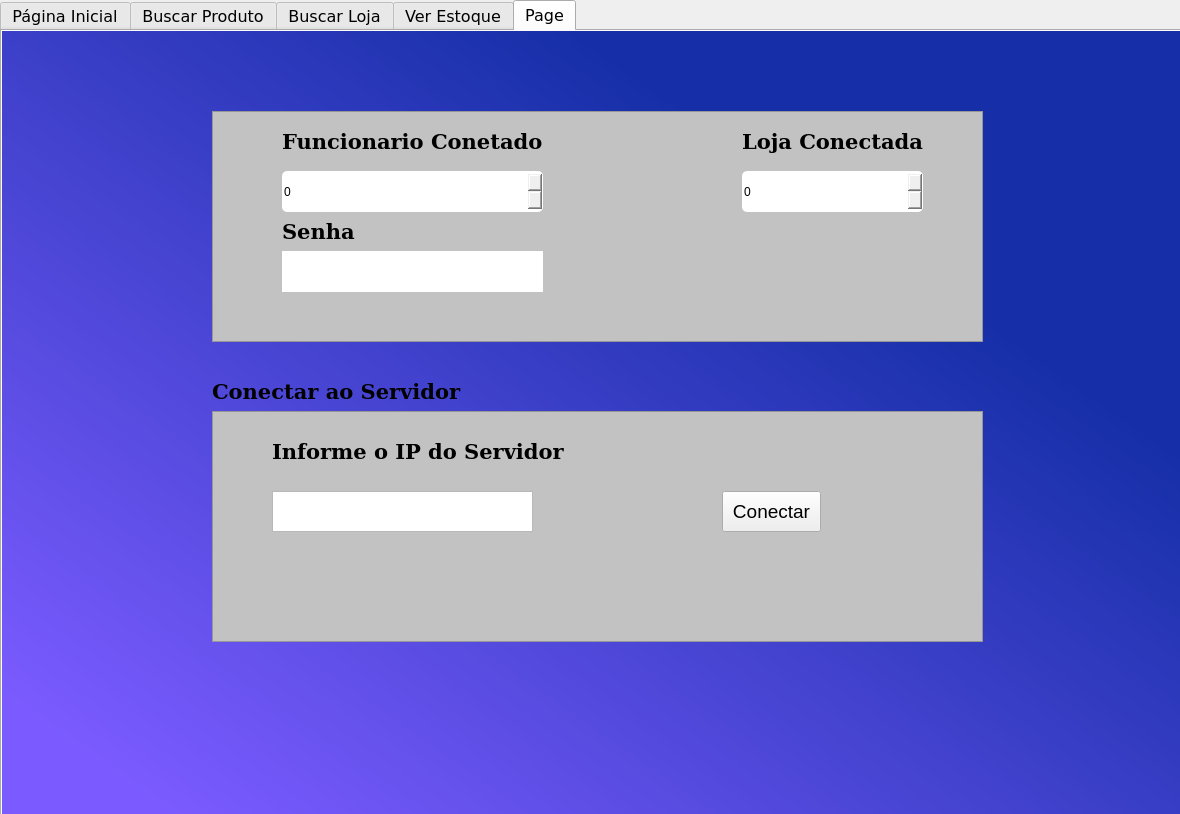
<?xml version="1.0" encoding="UTF-8"?>
<ui version="4.0">
 <class>ui_home</class>
 <widget class="QDialog" name="ui_home">
  <property name="geometry">
   <rect>
    <x>0</x>
    <y>0</y>
    <width>1180</width>
    <height>814</height>
   </rect>
  </property>
  <property name="windowTitle">
   <string>Dialog</string>
  </property>
  <property name="autoFillBackground">
   <bool>false</bool>
  </property>
  <widget class="QTabWidget" name="grafico">
   <property name="enabled">
    <bool>true</bool>
   </property>
   <property name="geometry">
    <rect>
     <x>0</x>
     <y>0</y>
     <width>1191</width>
     <height>861</height>
    </rect>
   </property>
   <property name="font">
    <font>
     <family>DejaVu Sans</family>
     <pointsize>12</pointsize>
    </font>
   </property>
   <property name="mouseTracking">
    <bool>false</bool>
   </property>
   <property name="layoutDirection">
    <enum>Qt::LeftToRight</enum>
   </property>
   <property name="currentIndex">
    <number>4</number>
   </property>
   <widget class="QWidget" name="pagina_inicial">
    <property name="font">
     <font>
      <family>Microsoft PhagsPa</family>
      <pointsize>14</pointsize>
     </font>
    </property>
    <property name="styleSheet">
     <string notr="true">#pagina_inicial{
background-color: qlineargradient(spread:pad, x1:0.095, y1:0.903, x2:0.994, y2:0.0113636, stop:0 rgba(123, 91, 255, 255), stop:0.716418 rgba(22, 47, 168, 255));
}</string>
    </property>
    <attribute name="title">
     <string>Página Inicial</string>
    </attribute>
    <widget class="QLabel" name="label">
     <property name="geometry">
      <rect>
       <x>80</x>
       <y>80</y>
       <width>191</width>
       <height>51</height>
      </rect>
     </property>
     <property name="font">
      <font>
       <family>Microsoft PhagsPa</family>
       <pointsize>16</pointsize>
      </font>
     </property>
     <property name="text">
      <string>MENU DE OPÇÕES</string>
     </property>
    </widget>
    <widget class="QPushButton" name="btn_cadastrar_loja">
     <property name="enabled">
      <bool>true</bool>
     </property>
     <property name="geometry">
      <rect>
       <x>80</x>
       <y>140</y>
       <width>241</width>
       <height>41</height>
      </rect>
     </property>
     <property name="font">
      <font>
       <family>Microsoft PhagsPa</family>
       <pointsize>16</pointsize>
      </font>
     </property>
     <property name="mouseTracking">
      <bool>false</bool>
     </property>
     <property name="styleSheet">
      <string notr="true">#btn_cadastrar_loja{
background-color:#ffffff;
border-radius: 5px;
}</string>
     </property>
     <property name="text">
      <string>Cadastra Loja</string>
     </property>
    </widget>
    <widget class="QPushButton" name="btn_cadastrar_funcionario">
     <property name="geometry">
      <rect>
       <x>80</x>
       <y>190</y>
       <width>241</width>
       <height>41</height>
      </rect>
     </property>
     <property name="font">
      <font>
       <family>Microsoft PhagsPa</family>
       <pointsize>16</pointsize>
      </font>
     </property>
     <property name="styleSheet">
      <string notr="true">#btn_cadastrar_funcionario{
background-color:#ffffff;
border-radius: 5px;
}</string>
     </property>
     <property name="text">
      <string>Cadastrar Funcionário</string>
     </property>
    </widget>
    <widget class="QPushButton" name="btn_cadastrar_produto">
     <property name="geometry">
      <rect>
       <x>80</x>
       <y>240</y>
       <width>241</width>
       <height>41</height>
      </rect>
     </property>
     <property name="font">
      <font>
       <family>Microsoft PhagsPa</family>
       <pointsize>16</pointsize>
      </font>
     </property>
     <property name="styleSheet">
      <string notr="true">#btn_cadastrar_produto{
background-color:#ffffff;
border-radius: 5px;
}</string>
     </property>
     <property name="text">
      <string>Cadastrar Produto</string>
     </property>
    </widget>
    <widget class="QLabel" name="label_2">
     <property name="geometry">
      <rect>
       <x>790</x>
       <y>50</y>
       <width>231</width>
       <height>61</height>
      </rect>
     </property>
     <property name="font">
      <font>
       <family>DejaVu Sans</family>
       <pointsize>16</pointsize>
       <weight>75</weight>
       <bold>true</bold>
      </font>
     </property>
     <property name="text">
      <string>Gráfico de Compras</string>
     </property>
    </widget>
    <widget class="QPushButton" name="btn_atualizar_dia">
     <property name="geometry">
      <rect>
       <x>810</x>
       <y>120</y>
       <width>151</width>
       <height>31</height>
      </rect>
     </property>
     <property name="font">
      <font>
       <family>Microsoft PhagsPa</family>
       <pointsize>16</pointsize>
      </font>
     </property>
     <property name="text">
      <string>Do dia</string>
     </property>
    </widget>
    <widget class="QPushButton" name="btn_atualizar_mes">
     <property name="geometry">
      <rect>
       <x>970</x>
       <y>120</y>
       <width>151</width>
       <height>31</height>
      </rect>
     </property>
     <property name="font">
      <font>
       <family>Microsoft PhagsPa</family>
       <pointsize>16</pointsize>
      </font>
     </property>
     <property name="text">
      <string>Do mês</string>
     </property>
    </widget>
    <widget class="QPushButton" name="btn_atualizar">
     <property name="geometry">
      <rect>
       <x>650</x>
       <y>120</y>
       <width>151</width>
       <height>31</height>
      </rect>
     </property>
     <property name="font">
      <font>
       <family>Microsoft PhagsPa</family>
       <pointsize>16</pointsize>
      </font>
     </property>
     <property name="text">
      <string>Atualizar</string>
     </property>
    </widget>
    <widget class="QWidget" name="gridLayoutWidget">
     <property name="geometry">
      <rect>
       <x>650</x>
       <y>170</y>
       <width>471</width>
       <height>381</height>
      </rect>
     </property>
     <layout class="QGridLayout" name="gridLayout"/>
    </widget>
    <widget class="QLabel" name="lb_loja_conect">
     <property name="geometry">
      <rect>
       <x>1090</x>
       <y>750</y>
       <width>67</width>
       <height>17</height>
      </rect>
     </property>
     <property name="text">
      <string/>
     </property>
    </widget>
   </widget>
   <widget class="QWidget" name="buscar_produto">
    <property name="styleSheet">
     <string notr="true">#buscar_produto{
background-color: qlineargradient(spread:pad, x1:0.095, y1:0.903, x2:0.994, y2:0.0113636, stop:0 rgba(123, 91, 255, 255), stop:0.716418 rgba(22, 47, 168, 255));
}</string>
    </property>
    <attribute name="title">
     <string>Buscar Produto</string>
    </attribute>
    <widget class="QLabel" name="label_12">
     <property name="geometry">
      <rect>
       <x>470</x>
       <y>100</y>
       <width>221</width>
       <height>41</height>
      </rect>
     </property>
     <property name="font">
      <font>
       <family>Microsoft PhagsPa</family>
       <pointsize>18</pointsize>
       <weight>75</weight>
       <bold>true</bold>
      </font>
     </property>
     <property name="text">
      <string>Buscar Produto</string>
     </property>
    </widget>
    <widget class="QLineEdit" name="txt_nome_produto">
     <property name="geometry">
      <rect>
       <x>560</x>
       <y>190</y>
       <width>201</width>
       <height>31</height>
      </rect>
     </property>
     <property name="font">
      <font>
       <family>Microsoft PhagsPa</family>
       <pointsize>16</pointsize>
      </font>
     </property>
     <property name="styleSheet">
      <string notr="true">#txt_nome_produto{
border-radius: 5px;
}</string>
     </property>
    </widget>
    <widget class="QLineEdit" name="txt_id_produto">
     <property name="geometry">
      <rect>
       <x>560</x>
       <y>280</y>
       <width>201</width>
       <height>31</height>
      </rect>
     </property>
     <property name="font">
      <font>
       <family>Microsoft PhagsPa</family>
       <pointsize>16</pointsize>
      </font>
     </property>
     <property name="styleSheet">
      <string notr="true">#txt_id_produto{
border-radius: 5px;
}</string>
     </property>
    </widget>
    <widget class="QFrame" name="frame_4">
     <property name="geometry">
      <rect>
       <x>200</x>
       <y>90</y>
       <width>801</width>
       <height>281</height>
      </rect>
     </property>
     <property name="styleSheet">
      <string notr="true">#frame_4{
background-color:rgb(194, 194, 194);
}</string>
     </property>
     <property name="frameShape">
      <enum>QFrame::StyledPanel</enum>
     </property>
     <property name="frameShadow">
      <enum>QFrame::Raised</enum>
     </property>
     <widget class="QPushButton" name="btn_buscar_produto">
      <property name="geometry">
       <rect>
        <x>690</x>
        <y>240</y>
        <width>91</width>
        <height>31</height>
       </rect>
      </property>
      <property name="font">
       <font>
        <pointsize>16</pointsize>
       </font>
      </property>
      <property name="styleSheet">
       <string notr="true">#btn_buscar_produto{
background-color:rgb(138, 226, 52);
border-radius: 5px;
}</string>
      </property>
      <property name="text">
       <string>Buscar</string>
      </property>
     </widget>
     <widget class="QLabel" name="label_13">
      <property name="geometry">
       <rect>
        <x>160</x>
        <y>100</y>
        <width>191</width>
        <height>31</height>
       </rect>
      </property>
      <property name="font">
       <font>
        <family>DejaVu Sans</family>
        <pointsize>14</pointsize>
       </font>
      </property>
      <property name="text">
       <string>Nome do Produto</string>
      </property>
     </widget>
     <widget class="QLabel" name="label_14">
      <property name="geometry">
       <rect>
        <x>160</x>
        <y>190</y>
        <width>161</width>
        <height>31</height>
       </rect>
      </property>
      <property name="font">
       <font>
        <family>DejaVu Sans</family>
        <pointsize>14</pointsize>
       </font>
      </property>
      <property name="text">
       <string>Identificador</string>
      </property>
     </widget>
     <widget class="QCheckBox" name="cb_nome_produto">
      <property name="geometry">
       <rect>
        <x>120</x>
        <y>110</y>
        <width>16</width>
        <height>17</height>
       </rect>
      </property>
      <property name="font">
       <font>
        <family>Microsoft PhagsPa</family>
        <pointsize>16</pointsize>
       </font>
      </property>
      <property name="text">
       <string/>
      </property>
     </widget>
     <widget class="QCheckBox" name="cb_id_produto">
      <property name="geometry">
       <rect>
        <x>120</x>
        <y>200</y>
        <width>16</width>
        <height>17</height>
       </rect>
      </property>
      <property name="font">
       <font>
        <family>Microsoft PhagsPa</family>
        <pointsize>16</pointsize>
       </font>
      </property>
      <property name="text">
       <string/>
      </property>
     </widget>
    </widget>
    <widget class="QWidget" name="layoutWidget">
     <property name="geometry">
      <rect>
       <x>170</x>
       <y>460</y>
       <width>801</width>
       <height>29</height>
      </rect>
     </property>
     <property name="font">
      <font>
       <family>Microsoft PhagsPa</family>
       <pointsize>16</pointsize>
      </font>
     </property>
     <layout class="QHBoxLayout" name="horizontalLayout"/>
    </widget>
    <widget class="QColumnView" name="cv_mostrar_produtos">
     <property name="geometry">
      <rect>
       <x>200</x>
       <y>490</y>
       <width>801</width>
       <height>192</height>
      </rect>
     </property>
     <property name="styleSheet">
      <string notr="true">#cv_mostrar_produtos{
border-radius: 5px;
}</string>
     </property>
    </widget>
    <widget class="QLabel" name="label_16">
     <property name="geometry">
      <rect>
       <x>402</x>
       <y>451</y>
       <width>196</width>
       <height>27</height>
      </rect>
     </property>
     <property name="font">
      <font>
       <family>Microsoft PhagsPa</family>
       <pointsize>16</pointsize>
      </font>
     </property>
     <property name="text">
      <string>Nome</string>
     </property>
    </widget>
    <widget class="QLabel" name="label_15">
     <property name="geometry">
      <rect>
       <x>201</x>
       <y>451</y>
       <width>195</width>
       <height>27</height>
      </rect>
     </property>
     <property name="font">
      <font>
       <family>Microsoft PhagsPa</family>
       <pointsize>16</pointsize>
      </font>
     </property>
     <property name="text">
      <string>Id</string>
     </property>
    </widget>
    <widget class="QLabel" name="label_18">
     <property name="geometry">
      <rect>
       <x>805</x>
       <y>451</y>
       <width>195</width>
       <height>27</height>
      </rect>
     </property>
     <property name="font">
      <font>
       <family>Microsoft PhagsPa</family>
       <pointsize>16</pointsize>
      </font>
     </property>
     <property name="text">
      <string>Preço Uni.</string>
     </property>
    </widget>
    <widget class="QLabel" name="label_17">
     <property name="geometry">
      <rect>
       <x>604</x>
       <y>451</y>
       <width>195</width>
       <height>27</height>
      </rect>
     </property>
     <property name="font">
      <font>
       <family>Microsoft PhagsPa</family>
       <pointsize>16</pointsize>
      </font>
     </property>
     <property name="text">
      <string>Quantidade</string>
     </property>
    </widget>
    <zorder>layoutWidget</zorder>
    <zorder>frame_4</zorder>
    <zorder>label_12</zorder>
    <zorder>txt_nome_produto</zorder>
    <zorder>txt_id_produto</zorder>
    <zorder>cv_mostrar_produtos</zorder>
    <zorder>label_16</zorder>
    <zorder>label_15</zorder>
    <zorder>label_18</zorder>
    <zorder>label_17</zorder>
   </widget>
   <widget class="QWidget" name="buscar_loja">
    <property name="styleSheet">
     <string notr="true">#buscar_loja{
background-color: qlineargradient(spread:pad, x1:0.095, y1:0.903, x2:0.994, y2:0.0113636, stop:0 rgba(123, 91, 255, 255), stop:0.716418 rgba(22, 47, 168, 255));
}</string>
    </property>
    <attribute name="title">
     <string>Buscar Loja</string>
    </attribute>
    <widget class="QLabel" name="label_25">
     <property name="geometry">
      <rect>
       <x>540</x>
       <y>110</y>
       <width>201</width>
       <height>41</height>
      </rect>
     </property>
     <property name="font">
      <font>
       <family>Ubuntu</family>
       <pointsize>20</pointsize>
       <weight>75</weight>
       <bold>true</bold>
      </font>
     </property>
     <property name="text">
      <string>Buscar Loja</string>
     </property>
    </widget>
    <widget class="QLabel" name="label_26">
     <property name="geometry">
      <rect>
       <x>350</x>
       <y>200</y>
       <width>161</width>
       <height>27</height>
      </rect>
     </property>
     <property name="font">
      <font>
       <family>DejaVu Sans</family>
       <pointsize>14</pointsize>
      </font>
     </property>
     <property name="text">
      <string>Nome da Filial</string>
     </property>
    </widget>
    <widget class="QLabel" name="label_27">
     <property name="geometry">
      <rect>
       <x>350</x>
       <y>260</y>
       <width>141</width>
       <height>27</height>
      </rect>
     </property>
     <property name="font">
      <font>
       <family>DejaVu Sans</family>
       <pointsize>14</pointsize>
      </font>
     </property>
     <property name="text">
      <string>Identificador</string>
     </property>
    </widget>
    <widget class="QCheckBox" name="cb_nome_filial">
     <property name="geometry">
      <rect>
       <x>271</x>
       <y>210</y>
       <width>16</width>
       <height>16</height>
      </rect>
     </property>
     <property name="text">
      <string/>
     </property>
    </widget>
    <widget class="QCheckBox" name="cb_id_loja">
     <property name="geometry">
      <rect>
       <x>271</x>
       <y>271</y>
       <width>16</width>
       <height>16</height>
      </rect>
     </property>
     <property name="text">
      <string/>
     </property>
    </widget>
    <widget class="QLineEdit" name="txt_nome_filial">
     <property name="geometry">
      <rect>
       <x>540</x>
       <y>200</y>
       <width>311</width>
       <height>33</height>
      </rect>
     </property>
     <property name="styleSheet">
      <string notr="true">#txt_nome_filial{
border-radius: 5px;
}</string>
     </property>
    </widget>
    <widget class="QFrame" name="frame">
     <property name="geometry">
      <rect>
       <x>229</x>
       <y>90</y>
       <width>741</width>
       <height>301</height>
      </rect>
     </property>
     <property name="styleSheet">
      <string notr="true">#frame{
background-color:rgb(194, 194, 194);
}</string>
     </property>
     <property name="frameShape">
      <enum>QFrame::StyledPanel</enum>
     </property>
     <property name="frameShadow">
      <enum>QFrame::Raised</enum>
     </property>
     <widget class="QPushButton" name="btn_buscar_loja">
      <property name="geometry">
       <rect>
        <x>620</x>
        <y>250</y>
        <width>91</width>
        <height>31</height>
       </rect>
      </property>
      <property name="font">
       <font>
        <family>DejaVu Sans</family>
        <pointsize>14</pointsize>
       </font>
      </property>
      <property name="styleSheet">
       <string notr="true">#btn_buscar_loja{
background-color:rgb(138, 226, 52);
border-radius: 5px;
}</string>
      </property>
      <property name="text">
       <string>Buscar</string>
      </property>
     </widget>
     <widget class="QSpinBox" name="sb_id_loja">
      <property name="geometry">
       <rect>
        <x>310</x>
        <y>170</y>
        <width>311</width>
        <height>41</height>
       </rect>
      </property>
      <property name="styleSheet">
       <string notr="true">#sb_id_loja{
border-radius: 5px;
}</string>
      </property>
      <property name="maximum">
       <number>1000</number>
      </property>
     </widget>
    </widget>
    <widget class="QColumnView" name="cv_mostrar_loja">
     <property name="geometry">
      <rect>
       <x>230</x>
       <y>480</y>
       <width>741</width>
       <height>192</height>
      </rect>
     </property>
     <property name="styleSheet">
      <string notr="true">#cv_mostrar_loja{
border-radius: 5px;
}</string>
     </property>
    </widget>
    <widget class="QLabel" name="label_28">
     <property name="geometry">
      <rect>
       <x>231</x>
       <y>431</y>
       <width>251</width>
       <height>31</height>
      </rect>
     </property>
     <property name="font">
      <font>
       <family>Ubuntu</family>
       <pointsize>14</pointsize>
      </font>
     </property>
     <property name="text">
      <string>Id</string>
     </property>
    </widget>
    <widget class="QLabel" name="label_29">
     <property name="geometry">
      <rect>
       <x>484</x>
       <y>431</y>
       <width>481</width>
       <height>31</height>
      </rect>
     </property>
     <property name="font">
      <font>
       <family>Ubuntu</family>
       <pointsize>14</pointsize>
      </font>
     </property>
     <property name="text">
      <string>Nome</string>
     </property>
    </widget>
    <zorder>label_28</zorder>
    <zorder>label_29</zorder>
    <zorder>frame</zorder>
    <zorder>label_25</zorder>
    <zorder>label_26</zorder>
    <zorder>label_27</zorder>
    <zorder>cb_nome_filial</zorder>
    <zorder>cb_id_loja</zorder>
    <zorder>txt_nome_filial</zorder>
    <zorder>cv_mostrar_loja</zorder>
   </widget>
   <widget class="QWidget" name="ver_estoque">
    <property name="styleSheet">
     <string notr="true">#ver_estoque{
background-color: qlineargradient(spread:pad, x1:0.095, y1:0.903, x2:0.994, y2:0.0113636, stop:0 rgba(123, 91, 255, 255), stop:0.716418 rgba(22, 47, 168, 255));
}</string>
    </property>
    <attribute name="title">
     <string>Ver Estoque</string>
    </attribute>
    <widget class="QLabel" name="label_19">
     <property name="geometry">
      <rect>
       <x>280</x>
       <y>110</y>
       <width>111</width>
       <height>31</height>
      </rect>
     </property>
     <property name="font">
      <font>
       <family>DejaVu Sans</family>
       <pointsize>14</pointsize>
      </font>
     </property>
     <property name="text">
      <string>Id da Loja</string>
     </property>
    </widget>
    <widget class="QCheckBox" name="cb_nome_prod_estoque">
     <property name="geometry">
      <rect>
       <x>251</x>
       <y>79</y>
       <width>16</width>
       <height>16</height>
      </rect>
     </property>
     <property name="font">
      <font>
       <family>Microsoft PhagsPa</family>
       <pointsize>16</pointsize>
      </font>
     </property>
     <property name="text">
      <string/>
     </property>
    </widget>
    <widget class="QLabel" name="label_20">
     <property name="geometry">
      <rect>
       <x>280</x>
       <y>70</y>
       <width>191</width>
       <height>24</height>
      </rect>
     </property>
     <property name="font">
      <font>
       <family>DejaVu Sans</family>
       <pointsize>14</pointsize>
      </font>
     </property>
     <property name="text">
      <string>Nome do Produto</string>
     </property>
    </widget>
    <widget class="QCheckBox" name="cb_id_loja_estoque">
     <property name="geometry">
      <rect>
       <x>250</x>
       <y>120</y>
       <width>70</width>
       <height>17</height>
      </rect>
     </property>
     <property name="font">
      <font>
       <family>Microsoft PhagsPa</family>
       <pointsize>16</pointsize>
      </font>
     </property>
     <property name="text">
      <string/>
     </property>
    </widget>
    <widget class="QFrame" name="frame_2">
     <property name="geometry">
      <rect>
       <x>170</x>
       <y>40</y>
       <width>931</width>
       <height>171</height>
      </rect>
     </property>
     <property name="styleSheet">
      <string notr="true">#frame_2{
background-color:rgb(194, 194, 194);
}</string>
     </property>
     <property name="frameShape">
      <enum>QFrame::StyledPanel</enum>
     </property>
     <property name="frameShadow">
      <enum>QFrame::Raised</enum>
     </property>
     <widget class="QLineEdit" name="txt_nome_produto_estoque">
      <property name="geometry">
       <rect>
        <x>310</x>
        <y>30</y>
        <width>431</width>
        <height>30</height>
       </rect>
      </property>
      <property name="font">
       <font>
        <family>Microsoft PhagsPa</family>
        <pointsize>16</pointsize>
       </font>
      </property>
      <property name="styleSheet">
       <string notr="true">#txt_nome_produto_estoque{
border-radius: 5px;
}</string>
      </property>
     </widget>
     <widget class="QSpinBox" name="sb_id_loja_estoque">
      <property name="geometry">
       <rect>
        <x>310</x>
        <y>70</y>
        <width>181</width>
        <height>31</height>
       </rect>
      </property>
      <property name="font">
       <font>
        <family>Microsoft PhagsPa</family>
        <pointsize>16</pointsize>
       </font>
      </property>
      <property name="styleSheet">
       <string notr="true">#sb_id_loja_estoque{
border-radius: 5px;
}</string>
      </property>
      <property name="maximum">
       <number>1000</number>
      </property>
     </widget>
     <widget class="QPushButton" name="btn_ver_estoque">
      <property name="geometry">
       <rect>
        <x>740</x>
        <y>110</y>
        <width>161</width>
        <height>32</height>
       </rect>
      </property>
      <property name="font">
       <font>
        <family>DejaVu Sans</family>
        <pointsize>14</pointsize>
       </font>
      </property>
      <property name="styleSheet">
       <string notr="true">#btn_ver_estoque{
background-color:rgb(138, 226, 52);
border-radius: 5px;
}</string>
      </property>
      <property name="text">
       <string>Ver Estoque</string>
      </property>
     </widget>
    </widget>
    <widget class="QColumnView" name="cv_estoque">
     <property name="geometry">
      <rect>
       <x>170</x>
       <y>300</y>
       <width>931</width>
       <height>411</height>
      </rect>
     </property>
     <property name="styleSheet">
      <string notr="true">#cv_estoque{
border-radius: 5px;
}</string>
     </property>
    </widget>
    <widget class="QLabel" name="label_21">
     <property name="geometry">
      <rect>
       <x>171</x>
       <y>251</y>
       <width>231</width>
       <height>25</height>
      </rect>
     </property>
     <property name="font">
      <font>
       <family>Microsoft PhagsPa</family>
       <pointsize>16</pointsize>
      </font>
     </property>
     <property name="text">
      <string>Id_Produto</string>
     </property>
    </widget>
    <widget class="QLabel" name="label_22">
     <property name="geometry">
      <rect>
       <x>320</x>
       <y>250</y>
       <width>231</width>
       <height>25</height>
      </rect>
     </property>
     <property name="font">
      <font>
       <family>Microsoft PhagsPa</family>
       <pointsize>16</pointsize>
      </font>
     </property>
     <property name="text">
      <string>Nome</string>
     </property>
    </widget>
    <widget class="QLabel" name="label_23">
     <property name="geometry">
      <rect>
       <x>710</x>
       <y>250</y>
       <width>231</width>
       <height>25</height>
      </rect>
     </property>
     <property name="font">
      <font>
       <family>Microsoft PhagsPa</family>
       <pointsize>16</pointsize>
      </font>
     </property>
     <property name="text">
      <string>Quantidade</string>
     </property>
    </widget>
    <widget class="QLabel" name="label_24">
     <property name="geometry">
      <rect>
       <x>910</x>
       <y>250</y>
       <width>231</width>
       <height>25</height>
      </rect>
     </property>
     <property name="font">
      <font>
       <family>Microsoft PhagsPa</family>
       <pointsize>16</pointsize>
      </font>
     </property>
     <property name="text">
      <string>Id_loja</string>
     </property>
    </widget>
    <zorder>label_21</zorder>
    <zorder>label_22</zorder>
    <zorder>label_23</zorder>
    <zorder>label_24</zorder>
    <zorder>frame_2</zorder>
    <zorder>label_19</zorder>
    <zorder>cb_nome_prod_estoque</zorder>
    <zorder>label_20</zorder>
    <zorder>cb_id_loja_estoque</zorder>
    <zorder>cv_estoque</zorder>
   </widget>
   <widget class="QWidget" name="identificador_loja">
    <property name="styleSheet">
     <string notr="true">#identificador_loja{
background-color: qlineargradient(spread:pad, x1:0.095, y1:0.903, x2:0.994, y2:0.0113636, stop:0 rgba(123, 91, 255, 255), stop:0.716418 rgba(22, 47, 168, 255));
}</string>
    </property>
    <attribute name="title">
     <string>Page</string>
    </attribute>
    <widget class="QLabel" name="label_3">
     <property name="geometry">
      <rect>
       <x>740</x>
       <y>90</y>
       <width>181</width>
       <height>41</height>
      </rect>
     </property>
     <property name="font">
      <font>
       <family>DejaVu Serif</family>
       <pointsize>16</pointsize>
       <weight>75</weight>
       <italic>false</italic>
       <bold>true</bold>
      </font>
     </property>
     <property name="text">
      <string>Loja Conectada</string>
     </property>
    </widget>
    <widget class="QSpinBox" name="sb_loja_conectada">
     <property name="geometry">
      <rect>
       <x>740</x>
       <y>140</y>
       <width>181</width>
       <height>41</height>
      </rect>
     </property>
     <property name="styleSheet">
      <string notr="true">#sb_loja_conectada{
border-radius: 5px;
}</string>
     </property>
     <property name="maximum">
      <number>100000</number>
     </property>
    </widget>
    <widget class="QLabel" name="label_4">
     <property name="geometry">
      <rect>
       <x>280</x>
       <y>90</y>
       <width>261</width>
       <height>41</height>
      </rect>
     </property>
     <property name="font">
      <font>
       <family>DejaVu Serif</family>
       <pointsize>16</pointsize>
       <weight>75</weight>
       <italic>false</italic>
       <bold>true</bold>
      </font>
     </property>
     <property name="text">
      <string>Funcionario Conetado</string>
     </property>
    </widget>
    <widget class="QSpinBox" name="sb_func_conectado">
     <property name="geometry">
      <rect>
       <x>280</x>
       <y>140</y>
       <width>261</width>
       <height>41</height>
      </rect>
     </property>
     <property name="styleSheet">
      <string notr="true">#sb_func_conectado{
border-radius: 5px;
}</string>
     </property>
     <property name="maximum">
      <number>1000</number>
     </property>
     <property name="displayIntegerBase">
      <number>10</number>
     </property>
    </widget>
    <widget class="QTextEdit" name="txt_senha_conectada">
     <property name="geometry">
      <rect>
       <x>280</x>
       <y>220</y>
       <width>261</width>
       <height>41</height>
      </rect>
     </property>
     <property name="styleSheet">
      <string notr="true">#txt_senha_conectada{
border-radius: 5px;
}</string>
     </property>
    </widget>
    <widget class="QLabel" name="label_5">
     <property name="geometry">
      <rect>
       <x>280</x>
       <y>180</y>
       <width>261</width>
       <height>41</height>
      </rect>
     </property>
     <property name="font">
      <font>
       <family>DejaVu Serif</family>
       <pointsize>16</pointsize>
       <weight>75</weight>
       <italic>false</italic>
       <bold>true</bold>
      </font>
     </property>
     <property name="text">
      <string>Senha</string>
     </property>
    </widget>
    <widget class="QFrame" name="frame_3">
     <property name="geometry">
      <rect>
       <x>210</x>
       <y>80</y>
       <width>771</width>
       <height>231</height>
      </rect>
     </property>
     <property name="styleSheet">
      <string notr="true">#frame_3{
background-color:rgb(194, 194, 194);
}</string>
     </property>
     <property name="frameShape">
      <enum>QFrame::StyledPanel</enum>
     </property>
     <property name="frameShadow">
      <enum>QFrame::Raised</enum>
     </property>
    </widget>
    <widget class="QFrame" name="frame_5">
     <property name="geometry">
      <rect>
       <x>210</x>
       <y>380</y>
       <width>771</width>
       <height>231</height>
      </rect>
     </property>
     <property name="styleSheet">
      <string notr="true">#frame_5{
background-color:rgb(194, 194, 194);
}</string>
     </property>
     <property name="frameShape">
      <enum>QFrame::StyledPanel</enum>
     </property>
     <property name="frameShadow">
      <enum>QFrame::Raised</enum>
     </property>
     <widget class="QLabel" name="label_7">
      <property name="geometry">
       <rect>
        <x>60</x>
        <y>20</y>
        <width>301</width>
        <height>41</height>
       </rect>
      </property>
      <property name="font">
       <font>
        <family>DejaVu Serif</family>
        <pointsize>16</pointsize>
        <weight>75</weight>
        <italic>false</italic>
        <bold>true</bold>
       </font>
      </property>
      <property name="text">
       <string>Informe o IP do Servidor</string>
      </property>
     </widget>
     <widget class="QTextEdit" name="txt_ip_server">
      <property name="geometry">
       <rect>
        <x>60</x>
        <y>80</y>
        <width>261</width>
        <height>41</height>
       </rect>
      </property>
      <property name="styleSheet">
       <string notr="true">#txt_senha_conectada{
border-radius: 5px;
}</string>
      </property>
     </widget>
     <widget class="QPushButton" name="btn_conect_server">
      <property name="geometry">
       <rect>
        <x>510</x>
        <y>80</y>
        <width>99</width>
        <height>41</height>
       </rect>
      </property>
      <property name="font">
       <font>
        <pointsize>14</pointsize>
       </font>
      </property>
      <property name="text">
       <string>Conectar</string>
      </property>
     </widget>
    </widget>
    <widget class="QLabel" name="label_6">
     <property name="geometry">
      <rect>
       <x>210</x>
       <y>340</y>
       <width>261</width>
       <height>41</height>
      </rect>
     </property>
     <property name="font">
      <font>
       <family>DejaVu Serif</family>
       <pointsize>16</pointsize>
       <weight>75</weight>
       <italic>false</italic>
       <bold>true</bold>
      </font>
     </property>
     <property name="text">
      <string>Conectar ao Servidor</string>
     </property>
    </widget>
    <zorder>frame_3</zorder>
    <zorder>label_3</zorder>
    <zorder>sb_loja_conectada</zorder>
    <zorder>label_4</zorder>
    <zorder>sb_func_conectado</zorder>
    <zorder>txt_senha_conectada</zorder>
    <zorder>label_5</zorder>
    <zorder>frame_5</zorder>
    <zorder>label_6</zorder>
   </widget>
  </widget>
 </widget>
 <resources/>
 <connections/>
</ui>
